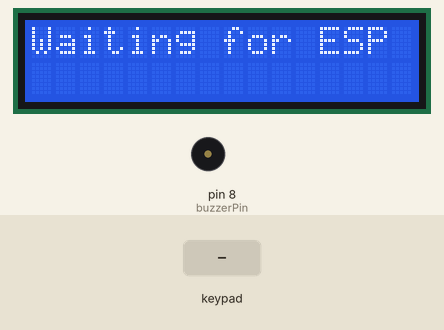
A program run on a simulated Arduino Mega 2560, built with avr-gcc and run on an emulated ATmega2560. Shown: 16×2 character LCD, buzzer (waves = sounding). The inputs (shaded band) are chosen by the test bench. What the program prints to the serial monitor is not drawn.

Above: at 1.2 s.
1.3 s: keypad keys 2 2 2 3 2 4 2 5 # pressed 0.4 s apart
At 5.4 s:
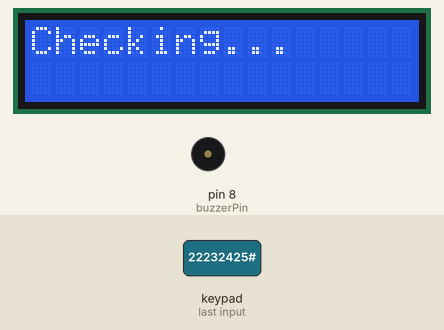
6.4 s: key '*' pressed
At 8.6 s:
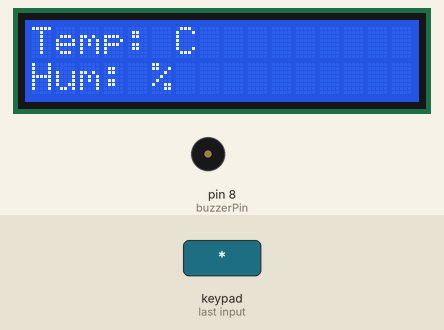
8.9 s: key '#' pressed
At 10.1 s:
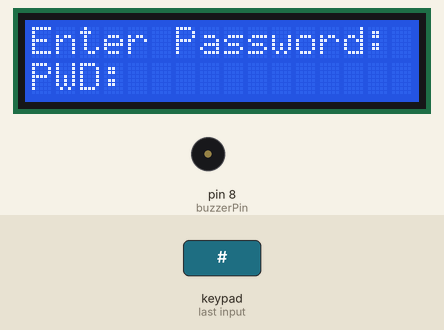
10.4 s: keypad keys 2 2 2 3 2 4 2 5 A pressed 0.4 s apart
At 14.9 s:
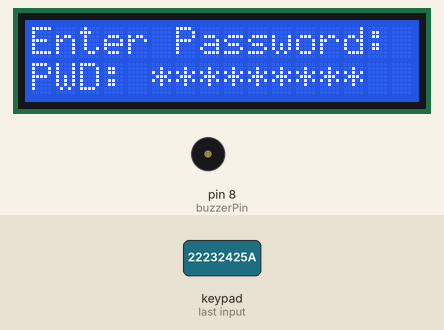
15.5 s: keypad keys 2 6 2 7 2 8 2 9 # pressed 0.4 s apart
At 16.12 s:
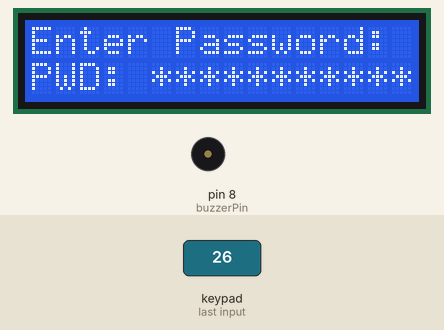
20.6 s: keypad keys 1 3 9 7 2 2 2 2 # pressed 0.4 s apart
At 25.1 s:
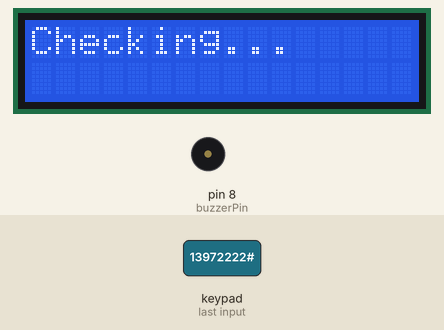
Timing chart, 0 to 26.6 s (numbered marks = the images above; inputs shaded):
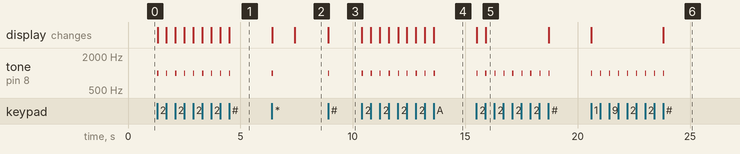

The program:

main.cpp
```cpp
#include <LiquidCrystal.h>
#include <Keypad.h>
#include <ArduinoJson.h>

// LCD pin setup: RS=2, E=3, D4=13, D5=12, D6=11, D7=10
LiquidCrystal lcd(2, 3, 13, 12, 11, 10);

// Keypad setup
const byte ROWS = 4;
const byte COLS = 4;
char keys[ROWS][COLS] = {
  {'1','2','3','A'},
  {'4','5','6','B'},
  {'7','8','9','C'},
  {'*','0','#','D'}
};

byte rowPins[ROWS] = {22, 23, 24, 25};
byte colPins[COLS] = {26, 27, 28, 29};
Keypad keypad = Keypad(makeKeymap(keys), rowPins, colPins, ROWS, COLS);

// Buzzer setup
const int buzzerPin = 8; // Change to your buzzer pin
const int keyPressDuration = 50; // ms for key press beep
const int grantedBeepDuration = 300; // ms for access granted
const int deniedBeepDuration = 1000; // ms for access denied

String enteredPassword = "";
String lastTemp = "";
String lastHum = "";
bool isEnteringPassword = false;
bool waitingForAccessResponse = false;

  void handleSerialFromESP32();
  void handleKeypadInput();
  void displayTempAndHum();

void setup() {
  Serial.begin(9600);    // Debug
  Serial1.begin(9600);
  Serial2.begin(9600);   // For ESP32
  lcd.begin(16, 2);
  lcd.print("Waiting for ESP");

  // Initialize buzzer pin
  pinMode(buzzerPin, OUTPUT);
  digitalWrite(buzzerPin, LOW);
}

void loop() {
  handleSerialFromESP32();
  handleKeypadInput();
}

// Display temperature and humidity
void displayTempAndHum() {
  lcd.clear();
  lcd.setCursor(0, 0);
  lcd.print("Temp: " + lastTemp + "C");
  lcd.setCursor(0, 1);
  lcd.print("Hum: " + lastHum + "%");
}

// Handle serial input from ESP32
void handleSerialFromESP32() {
  if (Serial1.available()) {
    String input = Serial1.readStringUntil('\n');
    input.trim();
    Serial.println("Received from ESP32: " + input);

    // Handle access response
    if (waitingForAccessResponse && input.startsWith("{")) {
      StaticJsonDocument<200> doc;
      DeserializationError error = deserializeJson(doc, input);

      if (!error) {
        String statusValue = doc["status"].as<String>();

        lcd.clear();
        if (statusValue == "GRANTED") {
          lcd.print("Access Granted");
          // Access granted beep (short high tone)
          tone(buzzerPin, 1500, grantedBeepDuration);
        } else if (statusValue == "DENIED") {
          lcd.print("Access Denied");
          // Access denied beep (long low tone)
          tone(buzzerPin, 800, deniedBeepDuration);
        } else {
          lcd.print("Unknown Status");
        }

        enteredPassword = "";
        waitingForAccessResponse = false;
        delay(2000);
        displayTempAndHum();
        return;
      } else {
        Serial.println("❌ JSON parse error: " + String(error.c_str()));
      }
    }

    // Handle TEMP and HUM update if not entering password
    if (!isEnteringPassword && input.startsWith("TEMP:")) {
      int commaIndex = input.indexOf(',');
      if (commaIndex != -1) {
        lastTemp = input.substring(5, commaIndex);
        int humIndex = input.indexOf("HUM:");
        if (humIndex != -1) {
          lastHum = input.substring(humIndex + 4);
        }
      }
      displayTempAndHum();
    }
  }
}

// Handle Keypad Logic
void handleKeypadInput() {
  char key = keypad.getKey();
  if (key) {
    // Short beep for any key press
    tone(buzzerPin, 1000, keyPressDuration);

    if (!isEnteringPassword) {
      isEnteringPassword = true;
      lcd.clear();
      lcd.print("Enter Password:");
      lcd.setCursor(0, 1);
      lcd.print("PWD: ");
    }

    if (key == '#') {
      if (enteredPassword.length() > 0) {
        // Send password to ESP32
        Serial1.print("KEYPAD:");
        Serial1.println(enteredPassword);
        Serial.print("Sent password: ");
        Serial.println(enteredPassword);

        lcd.clear();
        lcd.print("Checking...");
        waitingForAccessResponse = true;
        isEnteringPassword = false;
      }
    } else if (key == '*') {
      enteredPassword = "";
      lcd.clear();
      lcd.print("Cleared");
      delay(1000);
      isEnteringPassword = false;
      displayTempAndHum();
    } else {
      enteredPassword += key;
      lcd.setCursor(0, 1);
      lcd.print("PWD: ");
      for (int i = 0; i < (int)enteredPassword.length(); i++) {
        lcd.print("*");
      }
    }
  }
}
```

Measured:
- after the input at 1.3 s, tone on pin 8 (buzzerPin): alternates 1000 Hz for 0.05 s and silent for 0.35 s, 18 changes in all, then stays silent, starting at once; the display: first changes at once (image 1 shows a later state)
- after the input at 6.4 s, tone on pin 8 (buzzerPin): silent → 1000 Hz at once, → silent 0.05 s later; the display: first changes at once (image 2 shows a later state)
- after the input at 8.9 s, tone on pin 8 (buzzerPin): silent → 1000 Hz at once, → silent 0.05 s later; the display: changes at once (image 3)
- after the input at 10.4 s, tone on pin 8 (buzzerPin): alternates 1000 Hz for 0.05 s and silent for 0.35 s, 18 changes in all, then stays silent, starting at once; the display: first changes at once (image 4 shows a later state)
- after the input at 15.5 s, tone on pin 8 (buzzerPin): alternates 1000 Hz for 0.05 s and silent for 0.35 s, 18 changes in all, then stays silent, starting at once; the display: first changes at once (image 5 shows a later state)
- after the input at 20.6 s, tone on pin 8 (buzzerPin): alternates 1000 Hz for 0.05 s and silent for 0.35 s, 18 changes in all, then stays silent, starting at once; the display: first changes at once (image 6 shows a later state)
